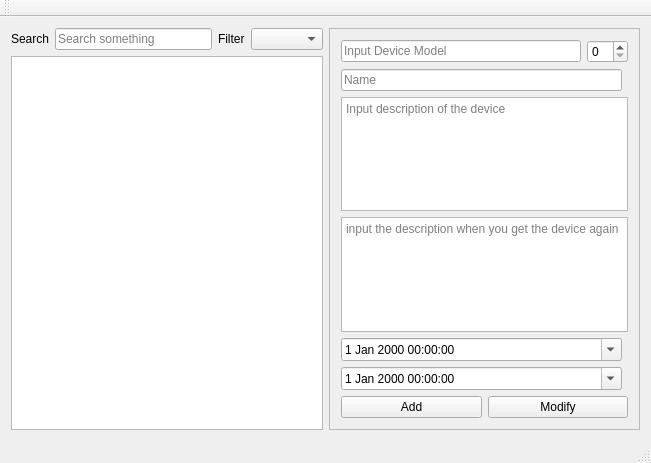
<?xml version="1.0" encoding="UTF-8"?>
<ui version="4.0">
 <class>MainWindow</class>
 <widget class="QMainWindow" name="MainWindow">
  <property name="geometry">
   <rect>
    <x>0</x>
    <y>0</y>
    <width>651</width>
    <height>463</height>
   </rect>
  </property>
  <property name="windowTitle">
   <string>MainWindow</string>
  </property>
  <widget class="QWidget" name="centralWidget">
   <layout class="QGridLayout" name="gridLayout_2">
    <item row="0" column="0">
     <layout class="QHBoxLayout" name="horizontalLayout">
      <item>
       <widget class="QLabel" name="label">
        <property name="text">
         <string>Search</string>
        </property>
       </widget>
      </item>
      <item>
       <widget class="QLineEdit" name="le_searchField">
        <property name="placeholderText">
         <string>Search something</string>
        </property>
       </widget>
      </item>
      <item>
       <widget class="QLabel" name="label_2">
        <property name="text">
         <string>Filter</string>
        </property>
       </widget>
      </item>
      <item>
       <widget class="QComboBox" name="cb_filterSearch"/>
      </item>
     </layout>
    </item>
    <item row="0" column="1" rowspan="2">
     <widget class="QFrame" name="frame">
      <property name="frameShape">
       <enum>QFrame::StyledPanel</enum>
      </property>
      <property name="frameShadow">
       <enum>QFrame::Raised</enum>
      </property>
      <layout class="QGridLayout" name="gridLayout">
       <item row="6" column="0" colspan="2">
        <layout class="QHBoxLayout" name="horizontalLayout_3">
         <item>
          <widget class="QPushButton" name="pushButton">
           <property name="toolTip">
            <string>Button to add a new loan</string>
           </property>
           <property name="text">
            <string>Add</string>
           </property>
          </widget>
         </item>
         <item>
          <widget class="QPushButton" name="pushButton_2">
           <property name="toolTip">
            <string>Button to modify a previous loan</string>
           </property>
           <property name="text">
            <string>Modify</string>
           </property>
          </widget>
         </item>
        </layout>
       </item>
       <item row="0" column="0" colspan="2">
        <layout class="QHBoxLayout" name="horizontalLayout_2">
         <item>
          <widget class="QLineEdit" name="le_deviceName">
           <property name="placeholderText">
            <string>Input Device Model</string>
           </property>
          </widget>
         </item>
         <item>
          <widget class="QSpinBox" name="sb_quantity"/>
         </item>
        </layout>
       </item>
       <item row="3" column="0" colspan="2">
        <widget class="QPlainTextEdit" name="plainT_descriptIn">
         <property name="placeholderText">
          <string>input the description when you get the device again</string>
         </property>
        </widget>
       </item>
       <item row="5" column="0">
        <widget class="QDateTimeEdit" name="dateT_dateReturn">
         <property name="calendarPopup">
          <bool>true</bool>
         </property>
        </widget>
       </item>
       <item row="2" column="0" colspan="2">
        <widget class="QPlainTextEdit" name="plainT_descriptOut">
         <property name="placeholderText">
          <string>Input description of the device</string>
         </property>
        </widget>
       </item>
       <item row="1" column="0">
        <widget class="QLineEdit" name="le_name">
         <property name="placeholderText">
          <string>Name</string>
         </property>
        </widget>
       </item>
       <item row="4" column="0">
        <widget class="QDateTimeEdit" name="dateT_dateBorrow">
         <property name="calendarPopup">
          <bool>true</bool>
         </property>
        </widget>
       </item>
      </layout>
     </widget>
    </item>
    <item row="1" column="0">
     <widget class="QTableView" name="tableView"/>
    </item>
   </layout>
  </widget>
  <widget class="QMenuBar" name="menuBar">
   <property name="geometry">
    <rect>
     <x>0</x>
     <y>0</y>
     <width>651</width>
     <height>21</height>
    </rect>
   </property>
  </widget>
  <widget class="QToolBar" name="mainToolBar">
   <attribute name="toolBarArea">
    <enum>TopToolBarArea</enum>
   </attribute>
   <attribute name="toolBarBreak">
    <bool>false</bool>
   </attribute>
  </widget>
  <widget class="QStatusBar" name="statusBar"/>
 </widget>
 <layoutdefault spacing="6" margin="11"/>
 <resources/>
 <connections/>
</ui>
